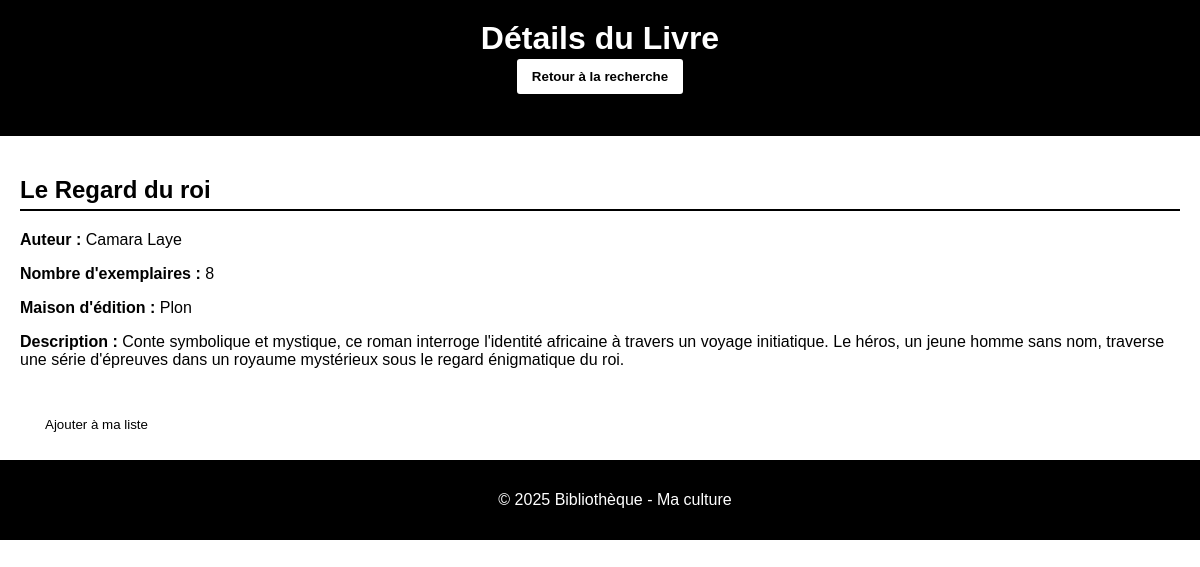
Page /details.php?id=1013 on the committed database.
### tables this page shows
CREATE TABLE `livres` (
  `id` int(11) NOT NULL COMMENT 'identifiant du livre',
  `titre` varchar(100) NOT NULL COMMENT 'Titre du livre',
  `auteur` varchar(100) NOT NULL COMMENT 'Auteur du livre',
  `description` text NOT NULL COMMENT 'description du livre',
  `maison_edition` varchar(100) NOT NULL COMMENT 'Maison d''edition du livre',
  `nombre_exemplaire` int(11) NOT NULL COMMENT 'Nombre d''exemplaire disponible'
);

### details.php (the view, shortened to what this page needs)
<?php
$host = "localhost";
$user = "root";
$password = "";
$dbname = "biblio_en_ligne";
$conn = mysqli_connect($host, $user, $password, $dbname);
$id = isset($_GET['id']) ? intval($_GET['id']) : 0;
$sql = "SELECT * FROM livres WHERE id = $id";
$result = mysqli_query($conn, $sql);
$row = mysqli_fetch_array($result);
?>
<!DOCTYPE html>
<html lang="fr">
<head>
    <link rel="stylesheet" href="css/style.css">
</head>
<body>
    <header>
        <h1>Détails du Livre</h1>
        <button onclick="window.location.href='index.php'" style="
            margin-bottom: 20px;
            background-color: white;
            border: 2px solid black;
            padding: 10px 15px;
            border-radius: 5px;
            color: black;
            font-weight: bold;
            cursor: pointer;
            transition: background-color 0.3s ease, color 0.3s ease;
        ">
            Retour à la recherche
        </button>
    </header>
    <main>
        <div class="contenu">
            <h2><?php echo htmlspecialchars($row['titre']); ?></h2>
            <p><strong>Auteur :</strong> <?php echo htmlspecialchars($row['auteur']); ?></p>
            <p><strong>Nombre d'exemplaires :</strong> <?php echo htmlspecialchars($row['nombre_exemplaire']); ?></p>
            <p><strong>Maison d'édition :</strong> <?php echo htmlspecialchars($row['maison_edition']); ?></p>
            <p><strong>Description :</strong> <?php echo nl2br(htmlspecialchars($row['description'])); ?></p>
        </div>
            <form action="ajout.php" method="post">
                <button type="submit" class="btn" onclick="confirmerAjout()">Ajouter à ma liste</button>
            </form>
    </main>
    <footer>
        <p>&copy; 2025 Bibliothèque - Ma culture</p>
    </footer>
</body>
</html>

### css/style.css (style rules this page uses)
body { margin: 0; font-family: Arial, sans-serif; background-color: #ffffff; color: #000000; }
header { background-color: #000000; color: #ffffff; padding: 20px; text-align: center; }
header h1 { margin: 0; font-size: 2em; }
main { padding: 20px; }
.contenu { margin-bottom: 40px; }
h2 { border-bottom: 2px solid #000; padding-bottom: 5px; }
.btn { padding: 8px 15px; margin-left: 10px; background-color: #fff; color: #000; border: none; border-radius: 4px; cursor: pointer; }
footer { background-color: #000; color: #fff; text-align: center; padding: 15px; position: relative; bottom: 0; width: 100%; }

### rows in the picture
livres: titre "Le Regard du roi", auteur "Camara Laye", nombre_exemplaire "8", maison_edition "Plon", description "Conte symbolique et mystique, ce roman interroge l'identité africaine à travers un voyage initiatique. Le héros, un jeune homme sans nom, traverse une série d'épreuves dans un royaume mystérieux sous le regard énigmatique du roi."
